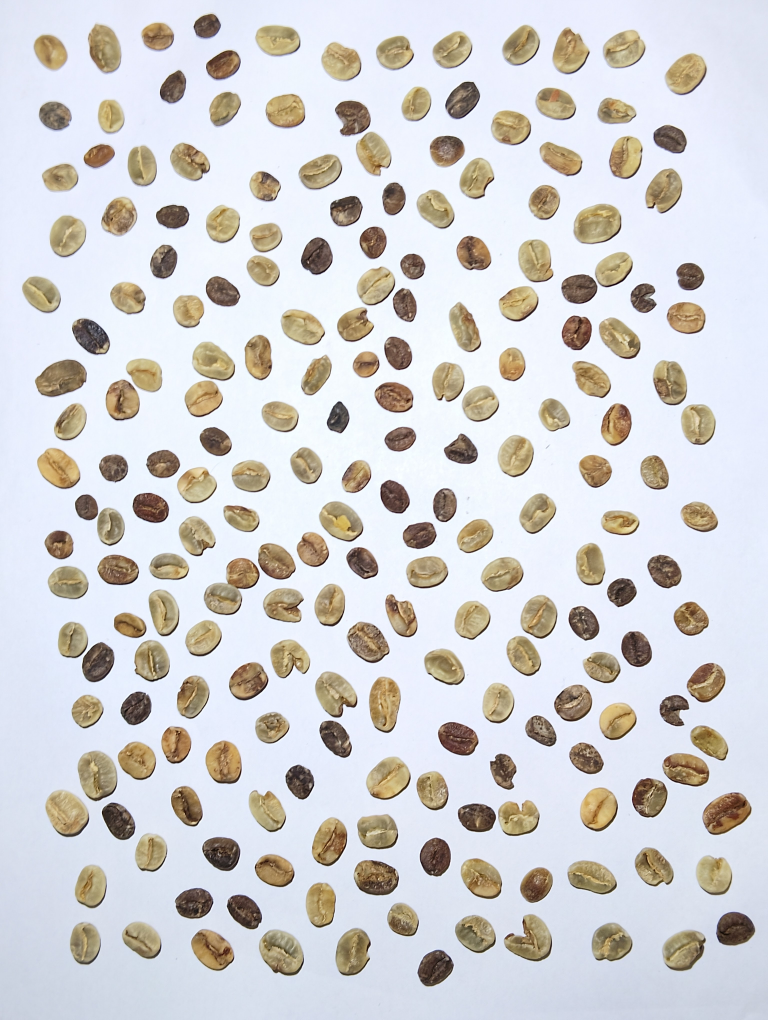
#> input picture Segment/input/1.jpg, 3072 x 4080 px, found by its file name (shown at 1/4 size); its folder holds only this picture in this run
$ python segment_5_chatgpt.py
#> lines starting #> are read from the running program, lines starting #| are printed output that depends on the picture; after the words box and inside, x2 and y2 are one past the last pixel; in counts of white or black regions, pixels touching at a corner belong together
import cv2
import numpy as np
import os

def get_next_index(output_folder):
    """Lấy số thứ tự tiếp theo để lưu file tránh ghi đè."""
    existing_files = [f for f in os.listdir(output_folder) if f.endswith(".png")]
    indices = [int(f.split(".")[0]) for f in existing_files if f.split(".")[0].isdigit()]
    return max(indices, default=0) + 1

# Thư mục chứa ảnh đầu vào và đầu ra
input_folder = "Input"
output_folder = "Output_large_img"
output_folder_2 = "Output_each_bean"

# Tạo thư mục đầu ra nếu chưa tồn tại
os.makedirs(output_folder, exist_ok=True)
os.makedirs(output_folder_2, exist_ok=True)

# Kiểm tra danh sách file ảnh
image_files = [f for f in os.listdir(input_folder) if f.lower().endswith((".png", ".jpg", ".jpeg"))]

if not image_files:
    print("Không tìm thấy ảnh nào trong thư mục input.")
else:
    next_index = get_next_index(output_folder_2)

    for filename in image_files:
        input_path = os.path.join(input_folder, filename)
        output_path = os.path.join(output_folder, filename)

        # Đọc ảnh
        image = cv2.imread(input_path)
#> image is the input picture: shape (4080, 3072, 3); mean B, G, R 209.6, 209, 210.2
        gray = cv2.cvtColor(image, cv2.COLOR_BGR2GRAY)

        # Lọc nhiễu
        filtered = cv2.bilateralFilter(gray, d=9, sigmaColor=75, sigmaSpace=75)

        # Phát hiện biên bằng Otsu
        _, thresh = cv2.threshold(filtered, 0, 255, cv2.THRESH_BINARY_INV + cv2.THRESH_OTSU)
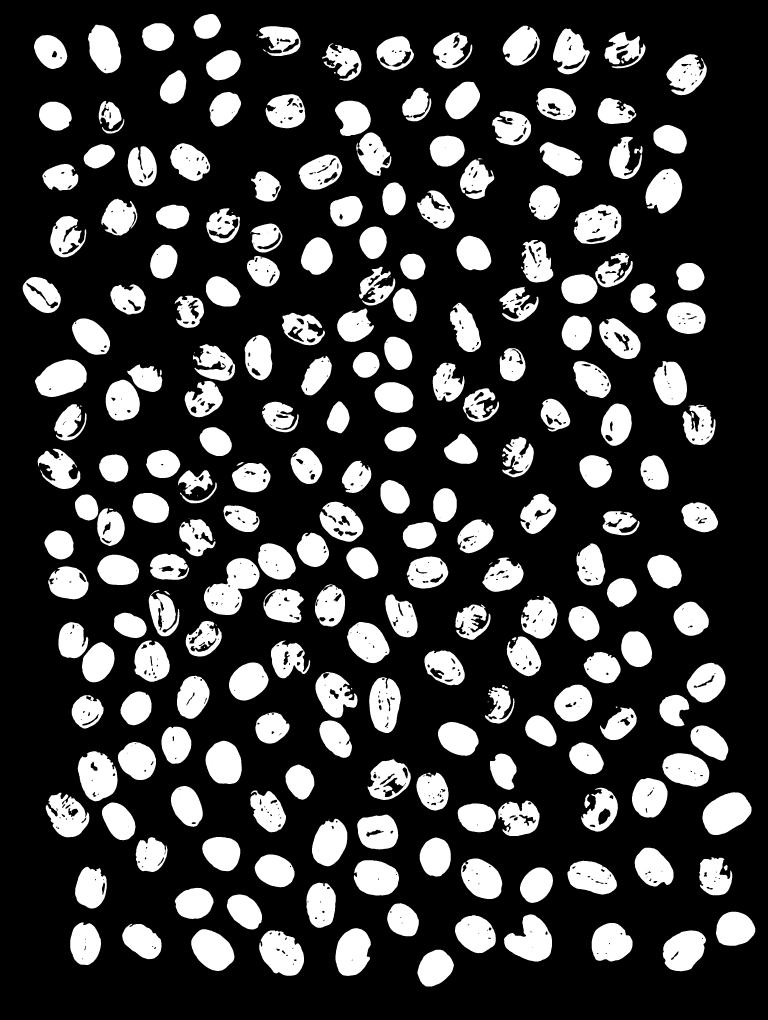
#> thresh: shape (4080, 3072) (shown at 1/4 size); 23.6% white; 268 white regions (26 under 20 px), largest, box (x1, y1, x2, y2) and area: (815, 2232, 1038, 2460) 27884, (2810, 3169, 3006, 3340) 23625, (1037, 3722, 1216, 3903) 23263

        # Loại nhiễu nhỏ
        kernel = np.ones((3, 3), np.uint8)
        opening = cv2.morphologyEx(thresh, cv2.MORPH_OPEN, kernel, iterations=2)
#> opening: shape (4080, 3072); 23.5% white; 258 white regions, largest, box (x1, y1, x2, y2) and area: (816, 2232, 1038, 2460) 27848, (2810, 3169, 3006, 3340) 23625, (1037, 3722, 1216, 3903) 23232

        # Xác định vùng chắc chắn là background
        sure_bg = cv2.dilate(opening, kernel, iterations=3)
#> sure_bg: shape (4080, 3072); 27.5% white; 219 white regions, largest, box (x1, y1, x2, y2) and area: (813, 2229, 1041, 2463) 31377, (2242, 1009, 2534, 1219) 28807, (1034, 3719, 1219, 3906) 26008

        # Xác định vùng chắc chắn là foreground
        dist_transform = cv2.distanceTransform(opening, cv2.DIST_L2, 5)
        _, sure_fg = cv2.threshold(dist_transform, 0.4 * dist_transform.max(), 255, 0)
#> sure_fg: shape (4080, 3072) float32; 3.2% white; 256 white regions (43 under 20 px), largest, box (x1, y1, x2, y2) and area: (2837, 3196, 2979, 3313) 10617, (792, 3744, 910, 3857) 8545, (170, 1465, 320, 1556) 8138

        # Xác định vùng không chắc chắn
        sure_fg = np.uint8(sure_fg)
        unknown = cv2.subtract(sure_bg, sure_fg)
#> unknown: shape (4080, 3072); 24.3% white; 220 white regions, largest, box (x1, y1, x2, y2) and area: (813, 2229, 1041, 2463) 29807, (2242, 1009, 2534, 1219) 24291, (2292, 815, 2488, 979) 24209

        # Gán nhãn marker
        _, markers = cv2.connectedComponents(sure_fg)
#> markers: shape (4080, 3072) int32; 257 distinct labels, from 0 to 256
        markers = markers + 1
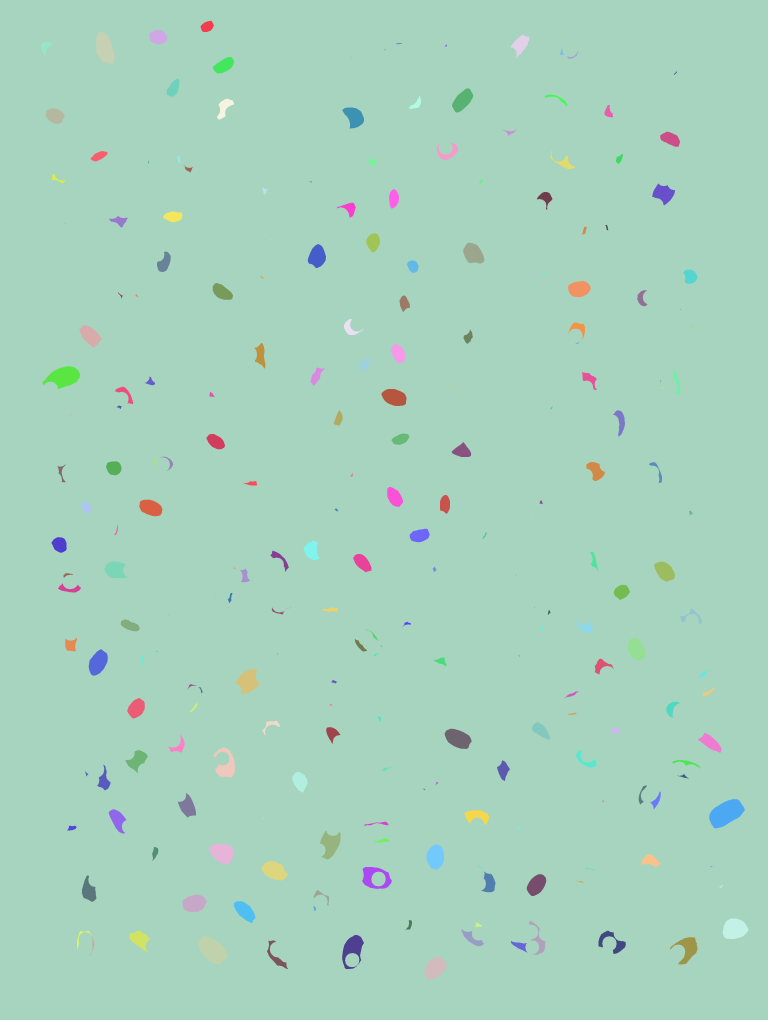
#> markers: shape (4080, 3072) int32 (shown at 1/4 size); 257 distinct labels, from 1 to 257; one colour per label, 0 black
        markers[unknown == 255] = 0
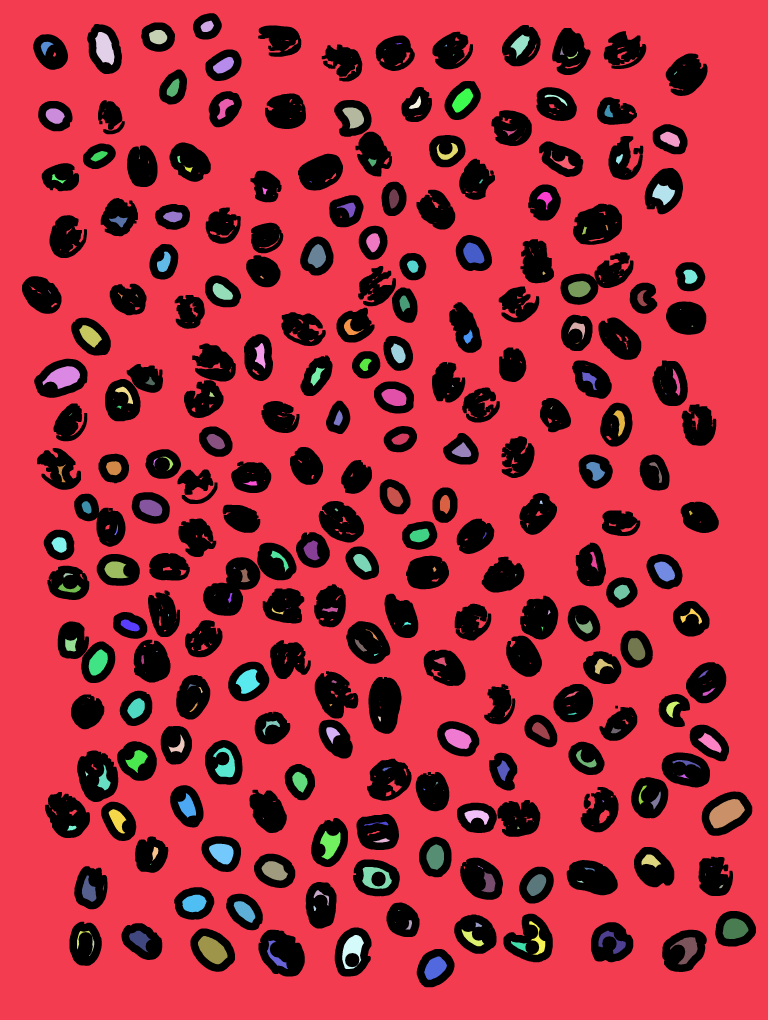
#> markers: shape (4080, 3072) int32 (shown at 1/4 size); 258 distinct labels, from 0 to 257; one colour per label, 0 black

        # Áp dụng watershed
        markers = cv2.watershed(image, markers)
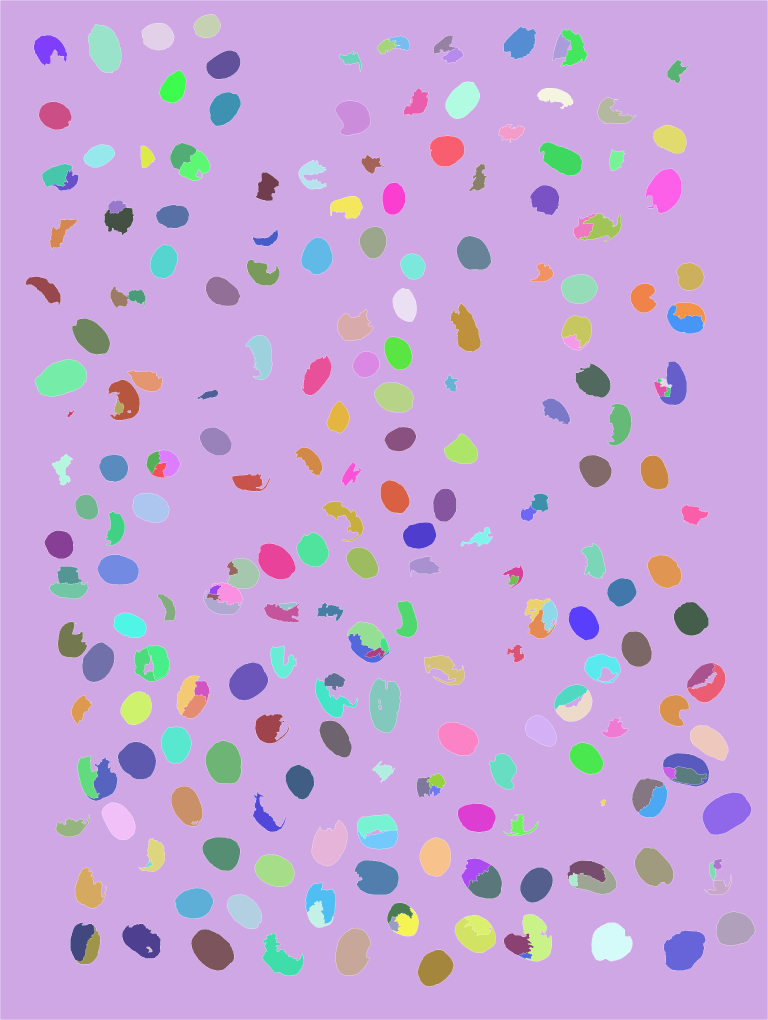
#> markers: shape (4080, 3072) int32 (shown at 1/4 size); 258 distinct labels, from -1 to 257; one colour per label, 0 black, -1 white

        image_with_boxes = image.copy()

        for marker in range(2, np.max(markers) + 1):
            mask = np.uint8(markers == marker)
            contours, _ = cv2.findContours(mask, cv2.RETR_EXTERNAL, cv2.CHAIN_APPROX_SIMPLE)
            for cnt in contours:
                x, y, w, h = cv2.boundingRect(cnt)
                if 60 < w < 400 and 60 < h < 400:
                    # Tính toán khung vuông
                    size = max(w, h)
                    cx, cy = x + w // 2, y + h // 2
                    x1 = max(cx - size // 2 - 5, 0)
                    y1 = max(cy - size // 2 - 5, 0)
                    x2 = min(cx + size // 2 + 5, image.shape[1])
                    y2 = min(cy + size // 2 + 5, image.shape[0])

                    # Vẽ khung
                    cv2.rectangle(image_with_boxes, (x1, y1), (x2, y2), (0, 255, 0), 2)

                    # Cắt hạt cà phê
                    bean = image[y1:y2, x1:x2].copy()
                    bean_output_path = os.path.join(output_folder_2, f"{next_index}.png")
                    cv2.imwrite(bean_output_path, bean)
                    next_index += 1
#> this loop made 256 passes
#> pass 1, `cv2.imwrite(bean_output_path, bean)`:
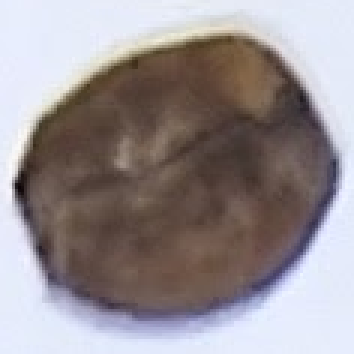
#> saved as 1.png: shape (118, 118, 3) (shown 3 times larger); mean B, G, R 146.7, 144.2, 152.4
#> pass 2, `cv2.imwrite(bean_output_path, bean)`:
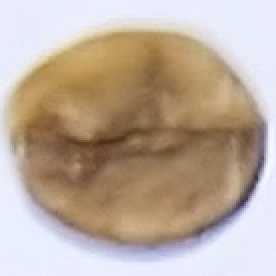
#> saved as 2.png: shape (138, 138, 3) (shown 2 times larger); mean B, G, R 156.6, 171.7, 188.6
#> after the loop:
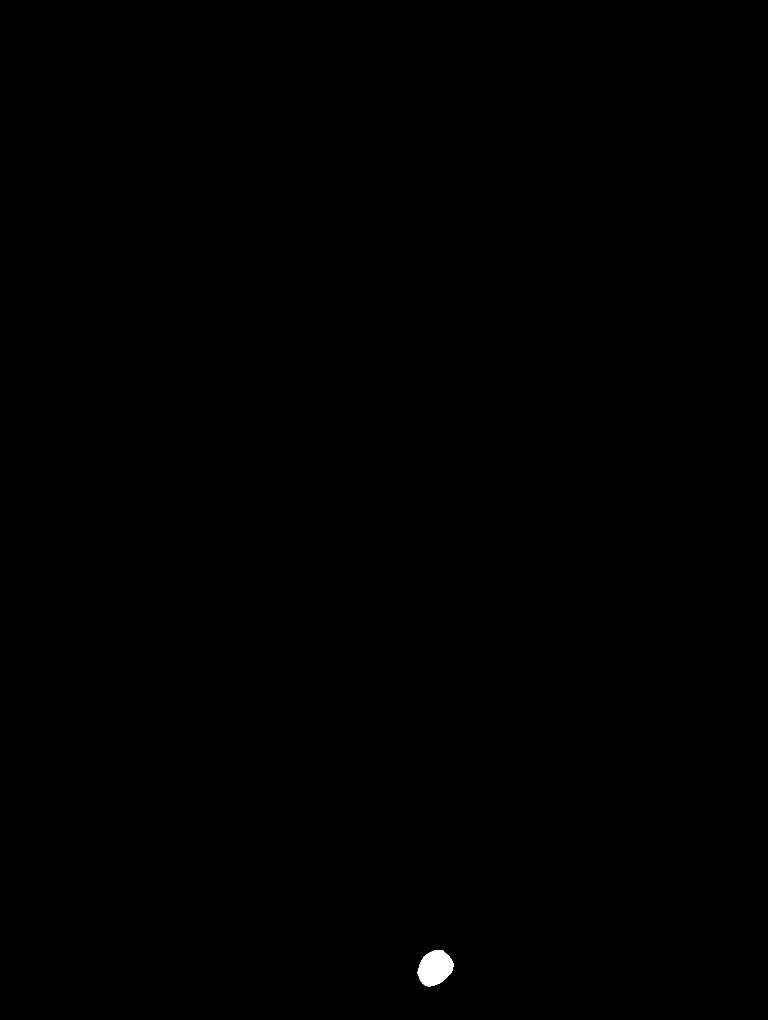
#> mask: shape (4080, 3072) (shown at 1/4 size); values 0 (black) and 1 (white), 0.12% white; 1 white region, box (x1, y1, x2, y2) and area: (1670, 3800, 1815, 3945) 15049
#> after the loop, next_index = 214

        # Lưu ảnh đã vẽ box
        cv2.imwrite(output_path, image_with_boxes)

    print(f"Ảnh đã được xử lý và lưu tại: {output_folder}")
    print(f"Hạt cà phê đã lưu tại: {output_folder_2}")
#| Hạt cà phê đã lưu tại: Output_each_bean
